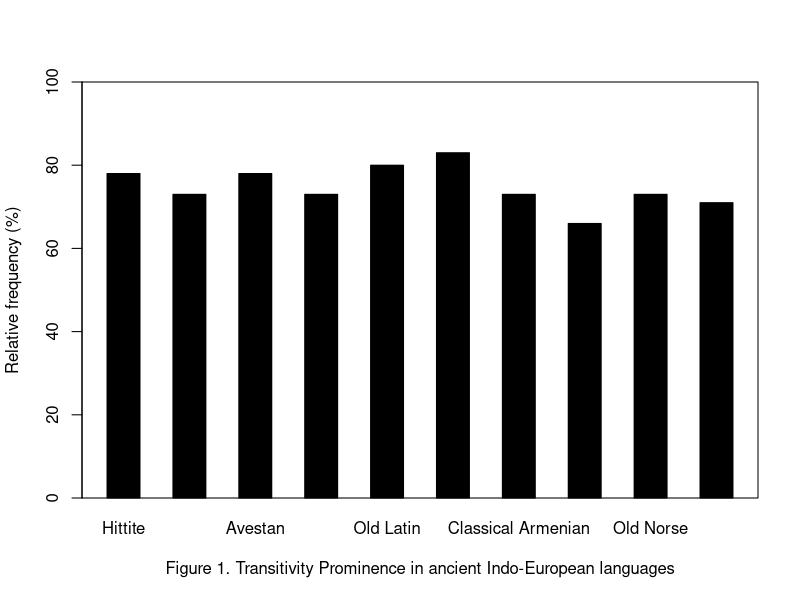
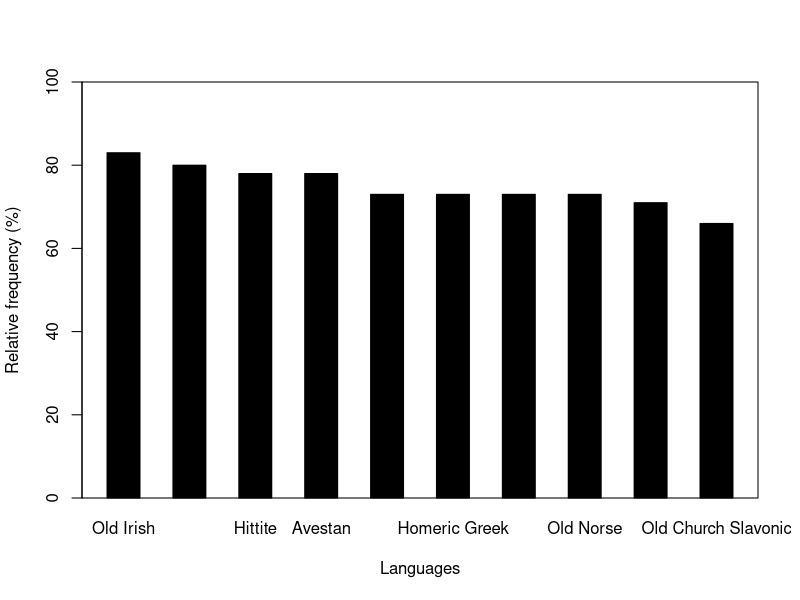
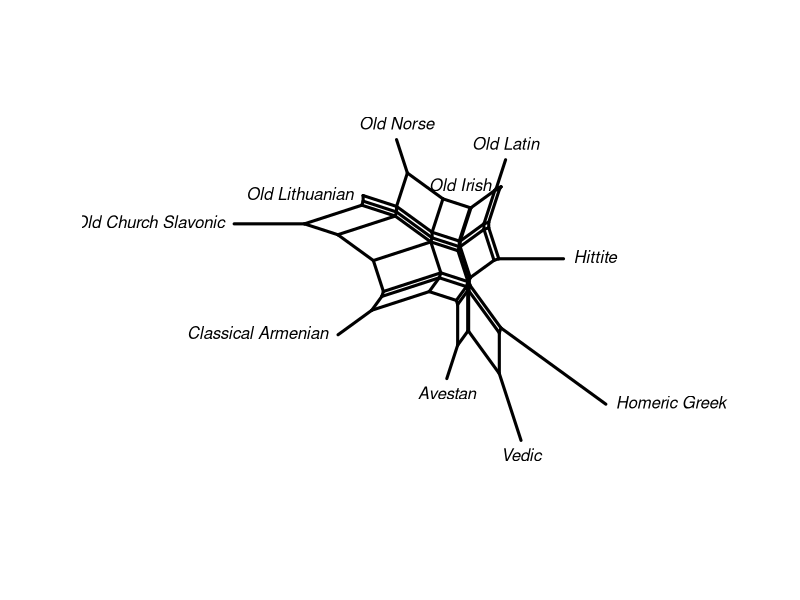
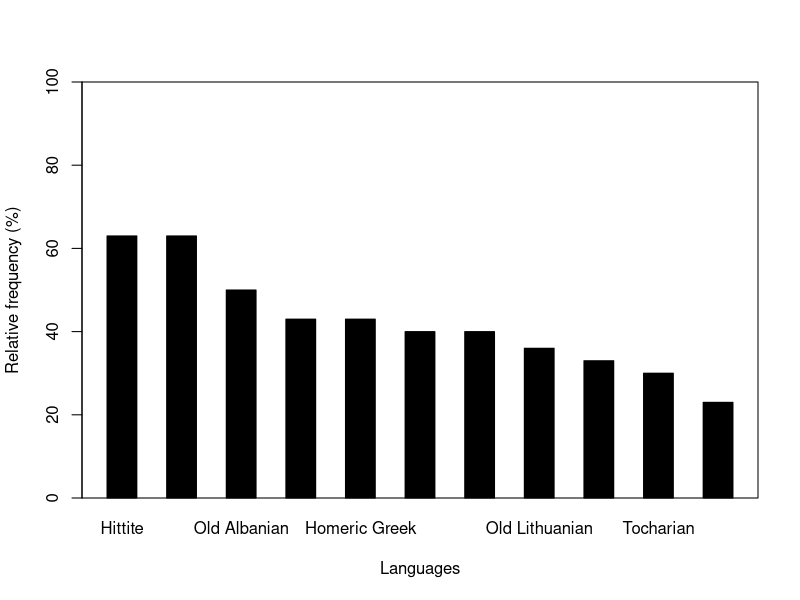
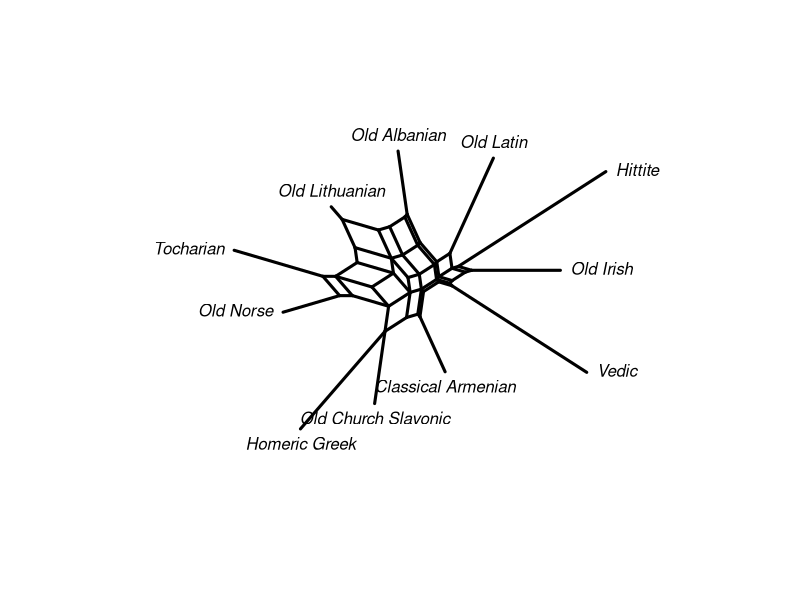
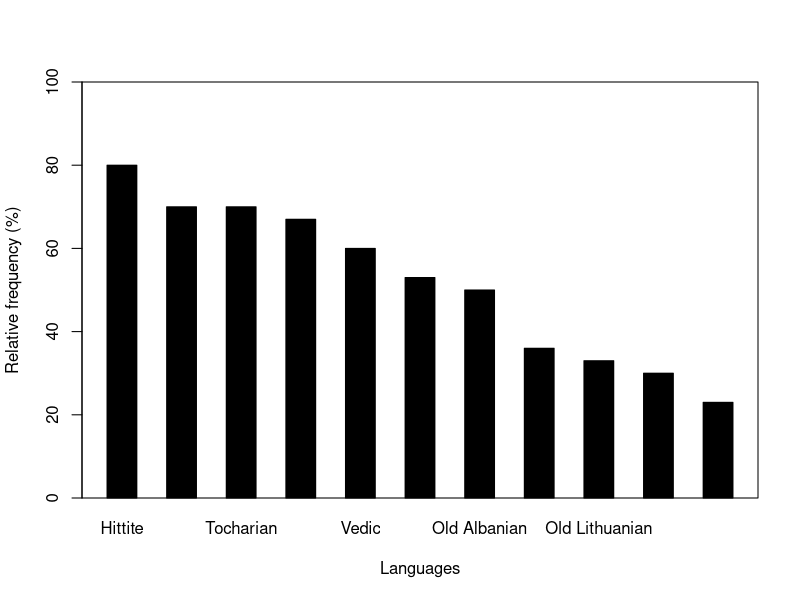
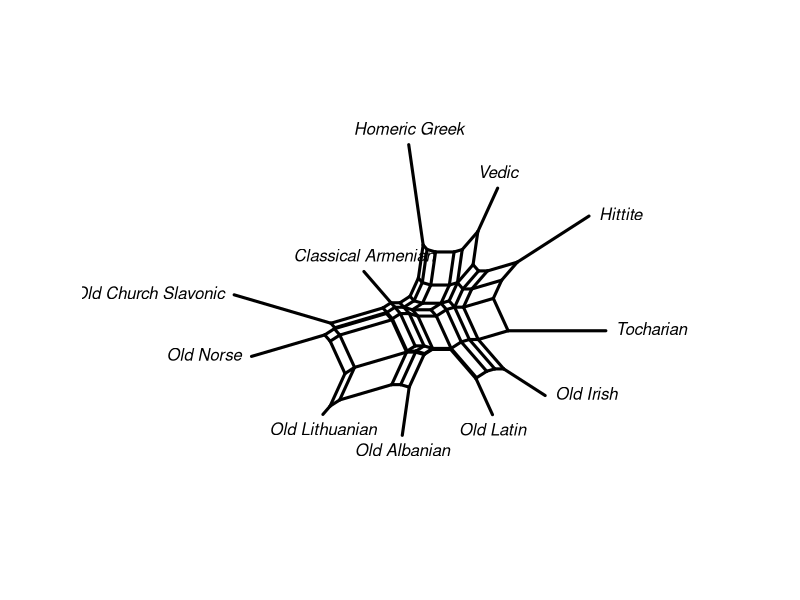

Recreate these plots in R, in order.
#Make matrix of transitivity prominence across IE in PaVeDa data with languages in chronological order

TransitivityProminence_PaVeDa <- matrix(c(78, 73, 78, 73, 80, 83, 73, 66, 73, 71), ncol = 10, byrow = TRUE)

colnames(TransitivityProminence_PaVeDa) <- c("Hittite", "Vedic Sanskrit", "Avestan", "Ancient Greek", "Old Latin", "Old Irish", "Classical Armenian", "Old Church Slavonic", "Old Norse", "Old Lithuanian")

TransitivityProminence_PaVeDa

chisq.test(TransitivityProminence_PaVeDa)

#Make barplot

barplot(TransitivityProminence_PaVeDa, ylim = range(0,100), xlab = "Figure 1. Transitivity Prominence in ancient Indo-European languages", ylab = "Relative frequency (%)", col = c("black"), beside = TRUE)
box()

#Make matrix of transitivity prominence across IE in PaVeDa data with languages in decreasing order

TransitivityProminence_PaVeDa_decreasing <- matrix(c(83, 80, 78, 78, 73, 73, 73, 73, 71, 66), ncol = 10, byrow = TRUE)

colnames(TransitivityProminence_PaVeDa_decreasing) <- c("Old Irish", "Old Latin", "Hittite", "Avestan", "Vedic Sanskrit", "Homeric Greek", "Classical Armenian", "Old Norse", "Old Lithuanian", "Old Church Slavonic")

TransitivityProminence_PaVeDa_decreasing

#Make barplot

barplot(TransitivityProminence_PaVeDa_decreasing, ylim = range(0,100), xlab = "Languages", ylab = "Relative frequency (%)", col = c("black"), beside = TRUE)
box()


#Make neighborNet plot
library("phangorn")

#NeighborNet plot of PaVeDa data

PaVeDa_verbs <- matrix(c(1, 1, 1, 1, 1, 1, 1, 0, 1, 1, 0, 1, 1, 1, 0, 1, 1, 1, 1, 1, 1, 0, 0, 1, 1, 1, 1, 1, 0, 1, 1, 1, 1, 1, 0, 0, 1, 1, 1, 0, 1, 1, 1, 1, 1, 1, 1, 1, 0, 1, 0, 0, 1, 1, 1, 1, 0, 1, 1, 1, 0, 1, 0, 0, 1, 1, 1, 1, 0, 1, 1, 1, 1, 1, 1, 1, 0, 1, 1, 1, 0, 1, 1, 1, 1, 1, 1, 1, 1, 0, 1, 1, 0, 1, 1, 1, 1, 0, 0, 1, 1, 0, 1, 0, 0, 1, 1, 1, 1, 1, 1, 1, 1, 1, 1, 1, 0, 0, 1, 1, 1, 1, 1, 1, 1, 1, 1, 1, 1, 1, 0, 1, 1, 0, 1, 1, 1, 0, 0, 0, 1, 1, 0, 1, 1, 0, 0, 1, 1, 1, 0, 1, 1, 1, 1, 1, 0, 1, 1, 1, 1, 1, 0, 1, 1, 1, 1, 1, 1, 1, 1, 0, 1, 1, 1, 1, 1, 1, 0, 1, 1, 1, 1, 1, 1, 0, 0, 1, 1, 1, 1, 0, 1, 1, 1, 1, 1, 0, 0, 0, 1, 1, 1, 1, 1, 1, 1, 1, 1, 1, 1, 1, 0, 1, 1, 1, 1, 1, 1, 0, 1, 1, 1, 1, 1, 1, 0, 0, 1, 1, 1, 1, 0, 1, 1, 1, 1, 1, 1, 0, 0, 1, 1, 1, 1, 1, 1, 1, 1, 1, 1, 1, 1, 0, 1, 1, 0, 1, 1, 1, 1, 1, 0, 1, 1, 1, 0, 0, 0, 0, 0, 1, 1, 1, 1, 1, 1, 1, 1, 1, 0, 0, 1, 1, 1, 0, 1, 0, 1, 1, 0, 1, 1, 1, 0, 1, 1, 0, 1, 1, 1, 0, 1, 0, 1, 1, 1, 0, 1, 0, 0, 0, 1, 1, 0, 1, 0, 1, 1, 1, 1, 0, 0, 1, 1, 1, 1, 1, 1, 1, 1, 1, 1, 1, 1, 0, 1, 1, 1, 1, 1, 1, 0, 1, 0, 1, 1, 1, 1, 0, 0, 0, 1, 1, 1, 0, 1, 0, 1, 1, 1, 1, 0, 0, 1, 0, 1, 1, 1, 0, 1, 1, 1, 1, 1, 1, 0, 1, 1, 0, 1, 1, 1, 0, 1, 0, 1, 1, 1, 1, 0, 0, 0, 1, 1, 1, 0, 1, 0, 1, 1, 1, 1, 0, 0, 1, 1, 1, 1, 1), ncol = 41, byrow = TRUE)
rownames(PaVeDa_verbs) <- c("Hittite", "Vedic", "Avestan", "Homeric Greek", "Old Latin", "Old Irish", "Classical Armenian", "Old Church Slavonic", "Old Norse", "Old Lithuanian")
colnames(PaVeDa_verbs) <- c("ASK FOR", "BEAT", "BREAK", "BUILD", "CARRY", "COVER", "CUT", "DIE", "DRESS", "EAT", "FEAR", "FILL", "FRIGHTEN", "GIVE", "GO", "HEAR", "HELP", "HIDE", "KILL", "KNOW", "LEAVE", "LIKE", "LIVE", "LOOK AT", "NAME", "POUR", "PUT", "RUN", "SAY", "SEARCH FOR", "SEE", "SEND", "SHOW", "SING", "SIT", "SIT DOWN", "TAKE", "THROW", "TIE", "TOUCH", "WASH")
PaVeDa_verbs

#with Hamming distance

charPaVeDa_verbs <- phyDat(PaVeDa_verbs, type = "USER", levels = c(0,1))

distPaVeDa_verbs <- dist.hamming(charPaVeDa_verbs)
netPaVeDa_verbs <- neighborNet(distPaVeDa_verbs)
plot(netPaVeDa_verbs)

#Make matrix of transitivity prominence in IE based on ASTRAPIE data with languages in chronological order

TransitivityProminence_ASTRAPIE <- matrix(c(63, 43, 43, 63, 40, 40, 30, 23, 33, 50, 36), ncol = 11, byrow = TRUE)
colnames(TransitivityProminence_ASTRAPIE) <- c("Hittite", "Vedic", "Homeric Greek", "Old Latin", "Early Irish", "Classical Armenian", "Tocharian", "Old Church Slavonic", "Old Norse", "Old Albanian", "Old Lithuanian")
TransitivityProminence_ASTRAPIE

#Make matrix of transitivity prominence in IE based on ASTRAPIE data with languages in decreasing order

TransitivityProminence_ASTRAPIE_decreasing <- matrix(c(63, 63, 50, 43, 43, 40, 40, 36, 33, 30, 23), ncol = 11, byrow = TRUE)
colnames(TransitivityProminence_ASTRAPIE_decreasing) <- c("Hittite", "Old Latin", "Old Albanian", "Vedic", "Homeric Greek", "Old Irish", "Classical Armenian", "Old Lithuanian", "Old Norse", "Tocharian", "Old Church Slavonic")
TransitivityProminence_ASTRAPIE_decreasing

barplot(TransitivityProminence_ASTRAPIE_decreasing, ylim = range(0,100), xlab = "Languages", ylab = "Relative frequency (%)", col = c("black"), beside = TRUE)
box()

#Make neighborNet plot of ASTRAPIE data


#Factoring in voice marking

ASTRAPIE_verbs <- matrix(c(1, 0, 1, 1, 1, 1, 1, 0, 1, 0, 0, 0, 1, 0, 1, 1, 1, 1, 1, 0, 1, 1, 0, 1, 0, 1, 1, 0, 1, 0, 1, 0, 0, 1, 1, 0, 1, 1, 0, 0, 1, 0, 0, 1, 0, 1, 0, 0, 0, 0, 0, 1, 0, 0, 1, 1, 1, 0, 0, 1, 0, 1, 0, 1, 1, 1, 0, 1, 1, 1, 1, 0, 0, 1, 0, 0, 1, 0, 0, 0, 0, 0, 0, 1, 0, 1, 0, 0, 1, 0, 1, 1, 0, 1, 1, 1, 0, 0, 1, 0, 1, 0, 0, 1, 1, 1, 1, 1, 1, 0, 0, 0, 0, 0, 1, 1, 1, 1, 1, 1, 1, 0, 0, 1, 1, 1, 0, 0, 0, 0, 0, 0, 0, 0, 0, 0, 1, 0, 1, 0, 0, 1, 0, 0, 1, 1, 1, 1, 1, 0, 0, 0, 0, 1, 1, 1, 0, 0, 1, 0, 1, 0, 1, 1, 0, 0, 1, 1, 0, 0, 0, 0, 0, 0, 1, 1, 1, 0, 0, 0, 0, 0, 0, 0, 1, 0, 1, 0, 0, 0, 1, 0, 0, 0, 1, 0, 1, 1, 0, 0, 1, 0, 0, 1, 0, 0, 0, 1, 0, 0, 0, 0, 0, 1, 1, 1, 0, 0, 1, 0, 0, 0, 0, 0, 0, 0, 1, 1, 0, 0, 0, 0, 0, 1, 0, 0, 0, 0, 0, 0, 1, 0, 0, 1, 1, 0, 1, 0, 1, 0, 1, 0, 0, 1, 1, 0, 1, 0, 0, 0, 0, 0, 0, 0, 0, 0, 0, 1, 0, 0, 0, 0, 0, 1, 1, 0, 0, 0, 1, 0, 1, 1, 0, 0, 0, 0, 1, 1, 0, 0, 1, 1, 0, 0, 1, 1, 1, 1, 1, 1, 0, 0, 0, 1, 1, 0, 0, 0, 1, 0, 1, 1, 0, 0, 1, 0, 1, 1, 0, 0, 0, 0, 0, 0, 1, 0, 1, 1, 0, 0), ncol = 30, byrow = TRUE)
rownames(ASTRAPIE_verbs) <- c("Hittite", "Vedic", "Homeric Greek", "Old Latin", "Old Irish", "Classical Armenian", "Tocharian", "Old Church Slavonic", "Old Norse", "Old Albanian", "Old Lithuanian")

ASTRAPIE_verbs

charASTRAPIE_verbs <- phyDat(ASTRAPIE_verbs, type = "USER", levels = c(0,1))

distASTRAPIE_verbs <- dist.hamming(charASTRAPIE_verbs)
netASTRAPIE_verbs <- neighborNet(distASTRAPIE_verbs)
plot(netASTRAPIE_verbs)

#Factoring out voice marking

#Make matrix of ASTRAPIE data without voice marking
#Chronological order
TransitivityProminence_ASTRAPIE_alt <- matrix(c(80, 60, 53, 67, 70, 46, 70, 23, 33, 50, 36), ncol = 11, byrow = TRUE)
colnames(TransitivityProminence_ASTRAPIE_alt) <- c("Hittite", "Vedic", "Homeric Greek", "Old Latin", "Early Irish", "Classical Armenian", "Tocharian", "Old Church Slavonic", "Old Norse", "Old Albanian", "Old Lithuanian")
TransitivityProminence_ASTRAPIE_alt

#Decreasing order
TransitivityProminence_ASTRAPIE_alt_decreasing <- matrix(c(80, 70, 70, 67, 60, 53, 50, 36, 33, 30, 23), ncol = 11, byrow = TRUE)
colnames(TransitivityProminence_ASTRAPIE_alt_decreasing) <- c("Hittite", "Old Irish", "Tocharian", "Old Latin", "Vedic", "Homeric Greek", "Old Albanian", "Classical Armenian", "Old Lithuanian", "Old Norse", "Old Church Slavonic")
TransitivityProminence_ASTRAPIE_alt_decreasing

#Make barplot

barplot(TransitivityProminence_ASTRAPIE_alt_decreasing, ylim = range(0,100), xlab = "Languages", ylab = "Relative frequency (%)", col = c("black"), beside = TRUE)
box()


ASTRAPIE_verbs_bis <- matrix(c(1, 0, 1, 1, 1, 1, 1, 1, 1, 0, 1, 0, 1, 1, 1, 1, 1, 1, 1, 1, 1, 1, 0, 1, 1, 1, 1, 0, 1, 0, 1, 0, 0, 1, 1, 1, 1, 1, 1, 0, 1, 0, 1, 1, 0, 1, 0, 0, 0, 0, 0, 1, 0, 0, 1, 1, 1, 0, 1, 1, 0, 1, 0, 1, 1, 1, 1, 1, 1, 1, 1, 0, 0, 1, 0, 0, 1, 0, 0, 0, 0, 1, 0, 1, 0, 1, 0, 0, 1, 1, 1, 1, 0, 1, 1, 1, 0, 0, 1, 0, 1, 1, 0, 1, 1, 1, 1, 1, 1, 0, 0, 0, 0, 0, 1, 1, 1, 1, 1, 1, 1, 1, 0, 1, 1, 1, 0, 1, 0, 0, 1, 1, 1, 1, 1, 0, 1, 1, 1, 0, 0, 1, 0, 0, 1, 1, 1, 1, 1, 1, 0, 0, 0, 1, 1, 1, 0, 0, 1, 0, 1, 0, 1, 1, 1, 0, 1, 1, 0, 0, 0, 0, 0, 0, 1, 1, 1, 0, 0, 1, 0, 0, 0, 1, 1, 1, 1, 0, 0, 0, 1, 1, 1, 0, 1, 1, 1, 1, 1, 0, 1, 1, 1, 1, 1, 1, 1, 1, 0, 1, 0, 0, 0, 1, 1, 1, 0, 0, 1, 0, 0, 0, 0, 0, 0, 0, 1, 1, 0, 0, 0, 0, 0, 1, 0, 0, 0, 0, 0, 0, 1, 0, 0, 1, 1, 0, 1, 0, 1, 0, 1, 0, 0, 1, 1, 0, 1, 0, 0, 0, 0, 0, 0, 0, 0, 0, 0, 1, 0, 0, 0, 0, 0, 1, 1, 0, 0, 0, 1, 0, 1, 1, 0, 0, 0, 0, 1, 1, 0, 0, 1, 1, 0, 0, 1, 1, 1, 1, 1, 1, 0, 0, 0, 1, 1, 0, 0, 0, 1, 0, 1, 1, 0, 0, 1, 0, 1, 1, 0, 0, 0, 0, 0, 0, 1, 0, 1, 1, 0, 0), ncol = 30, byrow = TRUE)
rownames(ASTRAPIE_verbs_bis) <- c("Hittite", "Vedic", "Homeric Greek", "Old Latin", "Old Irish", "Classical Armenian", "Tocharian", "Old Church Slavonic", "Old Norse", "Old Albanian", "Old Lithuanian")
#colnames(ASTRAPIE_verbs) <- c()
ASTRAPIE_verbs_bis

charASTRAPIE_verbs_bis <- phyDat(ASTRAPIE_verbs_bis, type = "USER", levels = c(0,1))

distASTRAPIE_verbs_bis <- dist.hamming(charASTRAPIE_verbs_bis)
netASTRAPIE_verbs_bis <- neighborNet(distASTRAPIE_verbs_bis)
plot(netASTRAPIE_verbs_bis)
